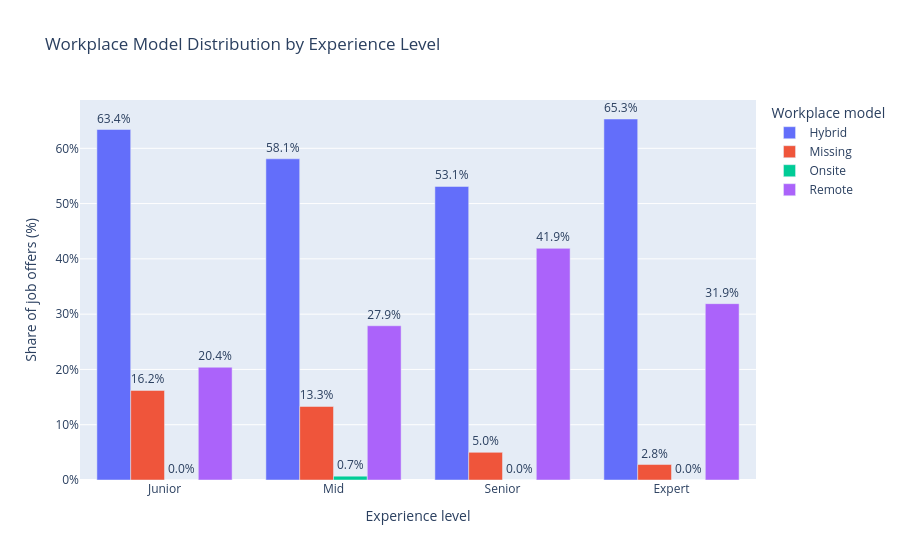

Here is the notebook cell this chart was saved with:
### Code cell
fig = px.bar(
    workplace_experience_plot,
    x="experience",
    y="percentage",
    color="workplace",
    text="percentage",
    barmode="group",
    category_orders={
        "experience": [
            "Junior",
            "Mid",
            "Senior",
            "Expert"
        ]
    },
    title="Workplace Model Distribution by Experience Level",
    labels={
        "experience": "Experience level",
        "percentage": "Share of job offers (%)",
        "workplace": "Workplace model"
    }
)

fig.update_traces(
    texttemplate="%{text:.1f}%",
    textposition="outside"
)

fig.update_layout(
    yaxis_ticksuffix="%"
)

fig.show()

### Figure 1 — Plotly figure (JSON) as saved in the notebook; plotly's stock layout.template omitted (floating-point values rounded to 4 significant figures)
{"data": [{"alignmentgroup": "True", "hovertemplate": "Workplace model=Hybrid<br>Experience level=%{x}<br>Share of job offers (%)=%{text}<extra></extra>", "legendgroup": "Hybrid", "marker": {"color": "#636efa", "pattern": {"shape": ""}}, "name": "Hybrid", "offsetgroup": "Hybrid", "orientation": "v", "showlegend": true, "text": [65.3, 63.4, 58.1, 53.1], "textposition": "outside", "texttemplate": "%{text:.1f}%", "type": "bar", "x": ["Expert", "Junior", "Mid", "Senior"], "xaxis": "x", "y": [65.3, 63.4, 58.1, 53.1], "yaxis": "y"}, {"alignmentgroup": "True", "hovertemplate": "Workplace model=Missing<br>Experience level=%{x}<br>Share of job offers (%)=%{text}<extra></extra>", "legendgroup": "Missing", "marker": {"color": "#EF553B", "pattern": {"shape": ""}}, "name": "Missing", "offsetgroup": "Missing", "orientation": "v", "showlegend": true, "text": [2.8, 16.2, 13.3, 5.0], "textposition": "outside", "texttemplate": "%{text:.1f}%", "type": "bar", "x": ["Expert", "Junior", "Mid", "Senior"], "xaxis": "x", "y": [2.8, 16.2, 13.3, 5.0], "yaxis": "y"}, {"alignmentgroup": "True", "hovertemplate": "Workplace model=Onsite<br>Experience level=%{x}<br>Share of job offers (%)=%{text}<extra></extra>", "legendgroup": "Onsite", "marker": {"color": "#00cc96", "pattern": {"shape": ""}}, "name": "Onsite", "offsetgroup": "Onsite", "orientation": "v", "showlegend": true, "text": [0.0, 0.0, 0.7, 0.0], "textposition": "outside", "texttemplate": "%{text:.1f}%", "type": "bar", "x": ["Expert", "Junior", "Mid", "Senior"], "xaxis": "x", "y": [0.0, 0.0, 0.7, 0.0], "yaxis": "y"}, {"alignmentgroup": "True", "hovertemplate": "Workplace model=Remote<br>Experience level=%{x}<br>Share of job offers (%)=%{text}<extra></extra>", "legendgroup": "Remote", "marker": {"color": "#ab63fa", "pattern": {"shape": ""}}, "name": "Remote", "offsetgroup": "Remote", "orientation": "v", "showlegend": true, "text": [31.9, 20.4, 27.9, 41.9], "textposition": "outside", "texttemplate": "%{text:.1f}%", "type": "bar", "x": ["Expert", "Junior", "Mid", "Senior"], "xaxis": "x", "y": [31.9, 20.4, 27.9, 41.9], "yaxis": "y"}], "layout": {"barmode": "group", "legend": {"title": {"text": "Workplace model"}, "tracegroupgap": 0}, "title": {"text": "Workplace Model Distribution by Experience Level"}, "xaxis": {"anchor": "y", "categoryarray": ["Junior", "Mid", "Senior", "Expert"], "categoryorder": "array", "domain": [0, 1], "title": {"text": "Experience level"}}, "yaxis": {"anchor": "x", "domain": [0, 1], "ticksuffix": "%", "title": {"text": "Share of job offers (%)"}}}}
